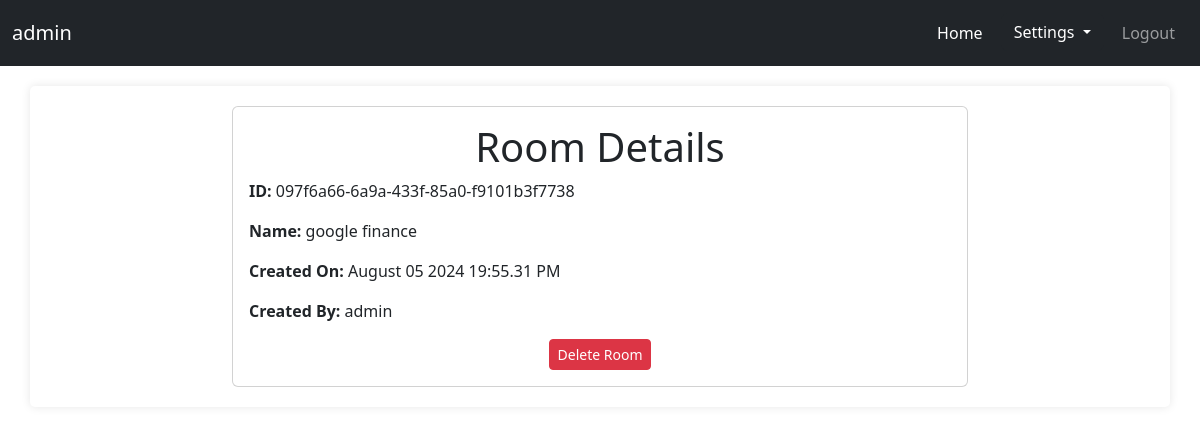
The app's page /chat/room-detailed/097f6a66-6a9a-433f-85a0-f9101b3f7738 (signed in) with its own data.
### database/models/sqlalchemy_models.py (models this page shows)
class User(UserMixin, Base):
    __tablename__ = 'users'
    id = Column(String, primary_key=True)
    username = Column(String(100), unique=True)
    password = Column(String(100))
    meta_data = Column(Text)

class ChatRoom(Base):
    __tablename__ = 'chat_rooms'
    id = Column(String, primary_key=True)
    name = Column(String(255), nullable=True)
    creation_date = Column(DateTime, nullable=False)
    room_creator_id = Column(String(255), nullable=False)

### routes/chat.py (the view)
@chat.route('/room-detailed/<string:room_id>')
@login_required
def room_detailed(room_id):
    with database_manager as session:
        room = session.query(database_manager.ChatRoom).filter_by(id=room_id).first()
        room.creation_date_filtered  = room.creation_date.strftime('%B %d %Y %H:%M.%S %p')
        room.room_creator = session.query(database_manager.User).filter_by(id=room.room_creator_id).first()
    return render_template('room-detailed.html', room=room)

### database/db_manager.py (called while the page is built)
    def __enter__(self):
        session_factory = sessionmaker(bind=self.engine)
        session = scoped_session(session_factory)
        self.session = session()
        return self.session

    def __exit__(self, ext_type, exc_value, traceback):
        self.session.close()
        if isinstance(exc_value, Exception):
            self.session.rollback()
            print(f"DATABASE ERROR OCCURRED: {exc_value} ROLLING BACK CHANGES")
        else:
            self.session.commit()
        self.session.close()

### templates/chat/room-detailed.html
{% extends "base.html" %}
{% block content %}
<div class="container">
  <div class="row justify-content-center">
    <div class="col-md-8">
      <div class="card">
        <div class="card-body">
          <h1 class="card-title text-center">Room Details</h1>
          <div class="row">
            <div class="col-md-12">
              <div class="mb-3">
                <strong>ID:</strong> {{ room.id }}
              </div>
              <div class="mb-3">
                <strong>Name:</strong> {{ room.name }}
              </div>
              <div class="mb-3">
                <strong>Created On:</strong> {{ room.creation_date_filtered }}
              </div>
              <div class="mb-3">
                <strong>Created By:</strong> {{ room.room_creator.username }}
              </div>
              <div class="text-center">
                <form action="{{ url_for('api.delete_room', room_id=room.id) }}" method="post" id="contactForm" autocomplete="off">
                  <button type="submit" class="btn btn-danger btn-sm" id="submit-btn">Delete Room</button>
                </form>
              </div>
            </div>
          </div>
        </div>
      </div>
    </div>
  </div>
</div>
{% endblock %}

### templates/navbar.html (shortened to what this page needs)
{% block content %}
    <nav class="navbar navbar-expand-lg navbar-dark bg-dark">
      <div class="container-fluid">
        <a class="navbar-brand" href="{{ url_for('admin.index') }}">{{ current_user.username }}</a>
        <div class="collapse navbar-collapse" id="navbarNav">
          <ul class="navbar-nav ms-auto">
            <li class="nav-item">
              <a class="nav-link active" href="{{ url_for('chat.index') }}">Home</a>
            </li>
            {% if current_user.is_authenticated %}
              <li class="nav-item">
                <div class="dropdown">
                  <button class="btn btn-dark dropdown-toggle" type="button" id="dropdownMenuButton2" data-bs-toggle="dropdown" aria-expanded="false">
                    Settings
                  </button>
                </div>
              </li>
              <li class="nav-item">
                <a class="nav-link" href="{{ url_for('auth.logout') }}">Logout</a>
              </li>
            {% endif %}
          </ul>
        </div>
      </div>
    </nav>
{% endblock %}

### static/css/styles.css (style rules this page uses)
body { font-family: Arial, sans-serif; background-color: #f8f9fa; text-align: center; margin: 0; padding: 0; }
ul, li, label { text-align: center; }
h1, h5 { text-align: center; color: #333; }
a { color: #007BFF; font-size: 18px; }
.container { max-width: 90%; margin: 20px auto; padding: 20px; background-color: #fff; border-radius: 5px; box-shadow: 0 0 10px rgba(0, 0, 0, 0.1); }
.nav-item { margin: 5px; }

### records on screen
User: username "admin", room_creator.username "admin"
ChatRoom: id "097f6a66-6a9a-433f-85a0-f9101b3f7738", name "google finance"

### other values on screen
{{ room.creation_date_filtered }} "August 05 2024 19:55.31 PM"
